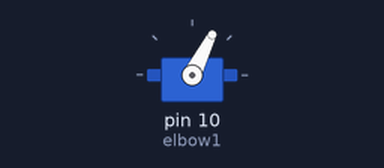
Bench run of a sketch on a simulated Arduino Uno, built with avr-gcc and run on an emulated ATmega328P. On the bench: servo.

Above: at 0.05 s.
At 0.6 s:
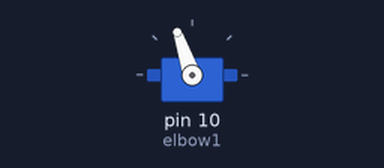
At 1.35 s:
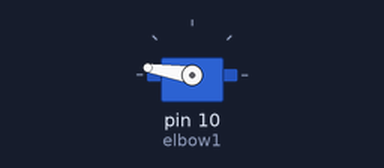
At 2.7 s:
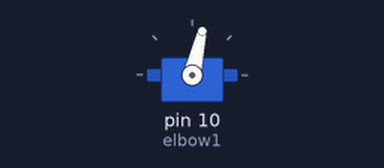
Timing chart, 0 to 6.7 s (numbered marks = the images above):
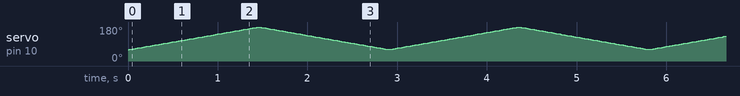

The sketch:

mg995.ino
```cpp
#include <Servo.h>
Servo elbow1;
int a=90;
void setup() {
  // put your setup code here, to run once:
  elbow1.attach(10);
  elbow1.write(a);
}

void loop() {
  // put your main code here, to run repeatedly:
  for(a=60; a<180; a++){
    elbow1.write(a);
    delay(12);
    }
   if(a==180){
    for(a=180; a>60;a--){
      elbow1.write(a);
      delay(12);
      }
    }
}
```
